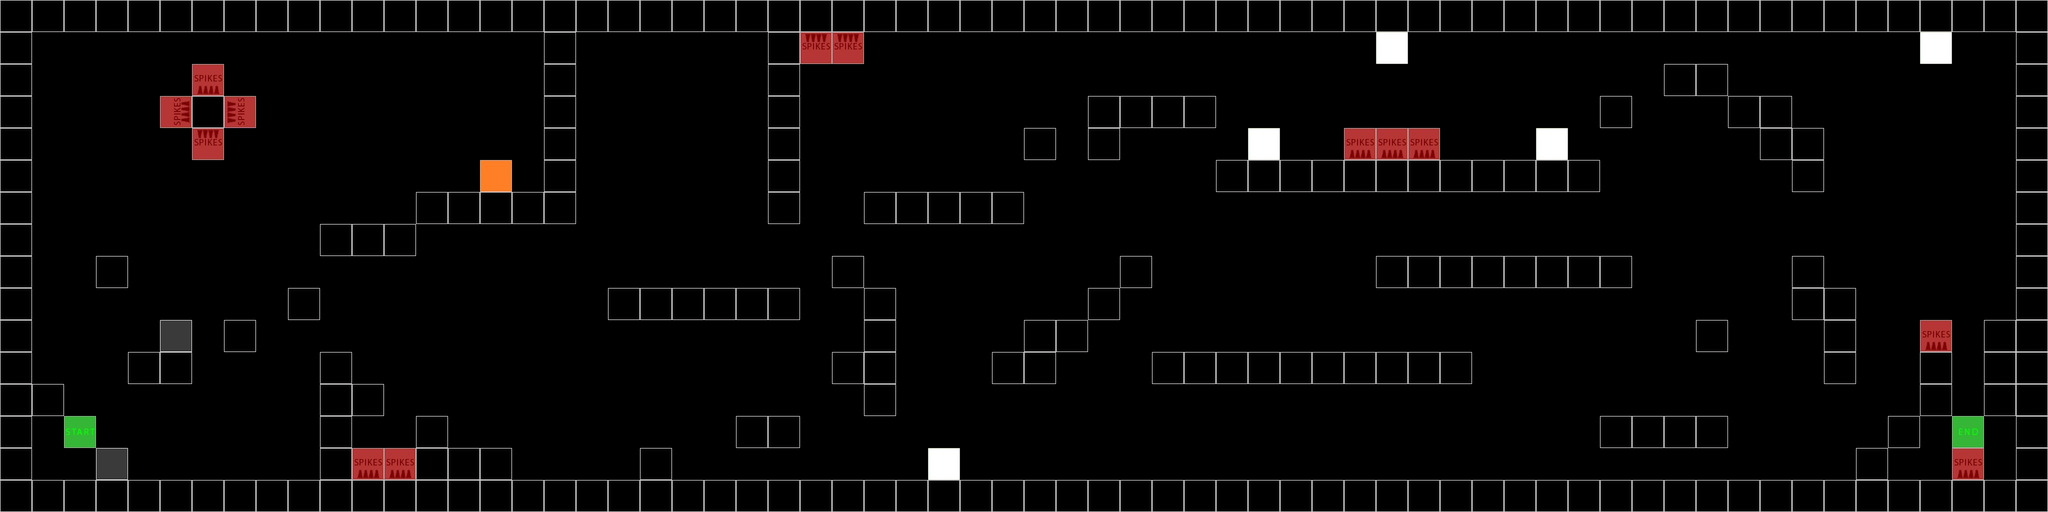

Tiled map render using the project's own tile images. Description and the whole map definition, tile-layer contents included, below:
An orthogonal 64x16 tile map with 64x64 px tiles, 1 tile layer (Warstwa Kafelków 1).

<map version="1.0" tiledversion="1.0.2" orientation="orthogonal" renderorder="right-down" width="64" height="16" tilewidth="64" tileheight="64" nextobjectid="1">
 <tileset firstgid="1" source="TilesPalette.tsx" />
 <layer name="Warstwa Kafelków 1" width="64" height="16">
  <data encoding="csv">
1,1,1,1,1,1,1,1,1,1,1,1,1,1,1,1,1,1,1,1,1,1,1,1,1,1,1,1,1,1,1,1,1,1,1,1,1,1,1,1,1,1,1,1,1,1,1,1,1,1,1,1,1,1,1,1,1,1,1,1,1,1,1,1,
1,0,0,0,0,0,0,0,0,0,0,0,0,0,0,0,0,1,0,0,0,0,0,0,1,34,34,0,0,0,0,0,0,0,0,0,0,0,0,0,0,0,0,100,0,0,0,0,0,0,0,0,0,0,0,0,0,0,0,0,100,0,0,1,
1,0,0,0,0,0,33,0,0,0,0,0,0,0,0,0,0,1,0,0,0,0,0,0,1,0,0,0,0,0,0,0,0,0,0,0,0,0,0,0,0,0,0,0,0,0,0,0,0,0,0,0,1,1,0,0,0,0,0,0,0,0,0,1,
1,0,0,0,0,36,1,35,0,0,0,0,0,0,0,0,0,1,0,0,0,0,0,0,1,0,0,0,0,0,0,0,0,0,1,1,1,1,0,0,0,0,0,0,0,0,0,0,0,0,1,0,0,0,1,1,0,0,0,0,0,0,0,1,
1,0,0,0,0,0,34,0,0,0,0,0,0,0,0,0,0,1,0,0,0,0,0,0,1,0,0,0,0,0,0,0,1,0,1,0,0,0,0,100,0,0,33,33,33,0,0,0,100,0,0,0,0,0,0,1,1,0,0,0,0,0,0,1,
1,0,0,0,0,0,0,0,0,0,0,0,0,0,0,66,0,1,0,0,0,0,0,0,1,0,0,0,0,0,0,0,0,0,0,0,0,0,1,1,1,1,1,1,1,1,1,1,1,1,0,0,0,0,0,0,1,0,0,0,0,0,0,1,
1,0,0,0,0,0,0,0,0,0,0,0,0,1,1,1,1,1,0,0,0,0,0,0,1,0,0,1,1,1,1,1,0,0,0,0,0,0,0,0,0,0,0,0,0,0,0,0,0,0,0,0,0,0,0,0,0,0,0,0,0,0,0,1,
1,0,0,0,0,0,0,0,0,0,1,1,1,0,0,0,0,0,0,0,0,0,0,0,0,0,0,0,0,0,0,0,0,0,0,0,0,0,0,0,0,0,0,0,0,0,0,0,0,0,0,0,0,0,0,0,0,0,0,0,0,0,0,1,
1,0,0,1,0,0,0,0,0,0,0,0,0,0,0,0,0,0,0,0,0,0,0,0,0,0,1,0,0,0,0,0,0,0,0,1,0,0,0,0,0,0,0,1,1,1,1,1,1,1,1,0,0,0,0,0,1,0,0,0,0,0,0,1,
1,0,0,0,0,0,0,0,0,1,0,0,0,0,0,0,0,0,0,1,1,1,1,1,1,0,0,1,0,0,0,0,0,0,1,0,0,0,0,0,0,0,0,0,0,0,0,0,0,0,0,0,0,0,0,0,1,1,0,0,0,0,0,1,
1,0,0,0,0,2,0,1,0,0,0,0,0,0,0,0,0,0,0,0,0,0,0,0,0,0,0,1,0,0,0,0,1,1,0,0,0,0,0,0,0,0,0,0,0,0,0,0,0,0,0,0,0,1,0,0,0,1,0,0,33,0,1,1,
1,0,0,0,1,1,0,0,0,0,1,0,0,0,0,0,0,0,0,0,0,0,0,0,0,0,1,1,0,0,0,1,1,0,0,0,1,1,1,1,1,1,1,1,1,1,0,0,0,0,0,0,0,0,0,0,0,1,0,0,1,0,1,1,
1,1,0,0,0,0,0,0,0,0,1,1,0,0,0,0,0,0,0,0,0,0,0,0,0,0,0,1,0,0,0,0,0,0,0,0,0,0,0,0,0,0,0,0,0,0,0,0,0,0,0,0,0,0,0,0,0,0,0,0,1,0,1,1,
1,0,3,0,0,0,0,0,0,0,1,0,0,1,0,0,0,0,0,0,0,0,0,1,1,0,0,0,0,0,0,0,0,0,0,0,0,0,0,0,0,0,0,0,0,0,0,0,0,0,1,1,1,1,0,0,0,0,0,1,0,4,0,1,
1,0,0,2,0,0,0,0,0,0,1,33,33,1,1,1,0,0,0,0,1,0,0,0,0,0,0,0,0,100,0,0,0,0,0,0,0,0,0,0,0,0,0,0,0,0,0,0,0,0,0,0,0,0,0,0,0,0,1,0,0,33,0,1,
1,1,1,1,1,1,1,1,1,1,1,1,1,1,1,1,1,1,1,1,1,1,1,1,1,1,1,1,1,1,1,1,1,1,1,1,1,1,1,1,1,1,1,1,1,1,1,1,1,1,1,1,1,1,1,1,1,1,1,1,1,1,1,1
</data>
 </layer>
</map>
